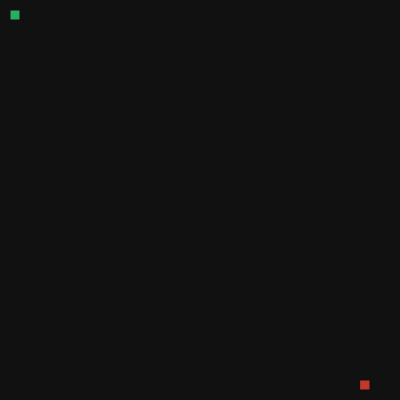
Frame 1 (no input)
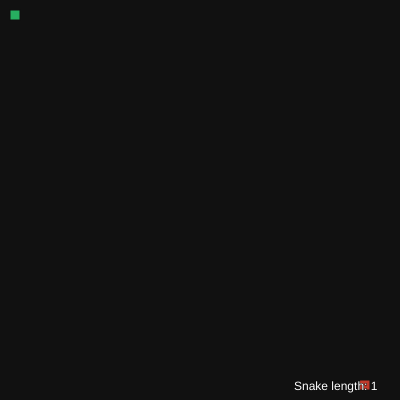
Frame 60 (no input)
Frame 120 (the mouse pressed at the canvas centre since frame 60): identical to frame 60, image omitted

The p5.js sketch that drew these frames (run headless with seeded random() and noise() and a simulated clock; from frame 60 on, the mouse is pressed at the canvas centre):

// p5.js sketch
// ── sketch.js
'use strict';

class Cell {
  constructor(x, y) {
    this.x = x
    this.y = y
    this.w = [true, true, true, true]
  }

  moveW() {
    this.y--
    if (this.y < 0) this.y = row - 1
  }

  moveA() {
    this.x--
    if (this.x < 0) this.x = col - 1
  }

  moveS() {
    this.y++
    if (this.y >= row) this.y = 0
  }

  moveD() {
    this.x++
    if (this.x >= col) this.x = 0
  }

  hiddeTop() {
    this.w[0] = false
  }

  hiddeRig() {
    this.w[1] = false
  }

  hiddeBot() {
    this.w[2] = false
  }

  hiddeLef() {
    this.w[3] = false
  }

  resetWalls() {
    this.w = [true, true, true, true]
  }

  draw() {
    let x0 = this.x * dim
    let x1 = x0 + dim
    let y0 = this.y * dim
    let y1 = y0 + dim

    noStroke()
    fill('#27ae60')
    rect(x0, y0, dim, dim)
    stroke('#111')

    if (this.w[0]) line(x0, y0, x1, y0)
    if (this.w[1]) line(x1, y0, x1, y1)
    if (this.w[2]) line(x1, y1, x0, y1)
    if (this.w[3]) line(x0, y1, x0, y0)
  }
}

class Snake {
  constructor() {
    this.spawn()
  }

  spawn() {
    this.body = [new Cell(1, 1)]
  }

  get x() {
    return this.body[0].x
  }

  get y() {
    return this.body[0].y
  }

  get length() {
    return this.body.length
  }

  colision() {
    for (let i = 1; i < this.length; i++)
      if (this.x === this.body[i].x && this.y === this.body[i].y)
        return true
    return false
  }

  isOnTop(x, y) {
    for (let cell of this.body)
      if (cell.x === x && cell.y === y)
        return true
    return false
  }

  eat() {
    for (let i = 0; i < 5; i++)
      this.body.push(new Cell(this.body[this.length - 1].x, this.body[this.length - 1].y))
  }

  updateTail() {
    for (let i = this.length - 1; i > 0; i--) {
      this.body[i].x = this.body[i - 1].x
      this.body[i].y = this.body[i - 1].y
    }
  }

  moveW() {
    this.updateTail()
    this.body[0].moveW()
  }

  moveA() {
    this.updateTail()
    this.body[0].moveA()
  }

  moveS() {
    this.updateTail()
    this.body[0].moveS()
  }

  moveD() {
    this.updateTail()
    this.body[0].moveD()
  }

  updateWalls() {
    for (let cell of this.body) cell.resetWalls()
    for (let i = 0; i < this.length - 1; i++) {
      let x = this.body[i].x - this.body[i + 1].x
      if (x === 1) {
        this.body[i].hiddeLef()
        this.body[i + 1].hiddeRig()
      } else if (x === -1) {
        this.body[i].hiddeRig()
        this.body[i + 1].hiddeLef()
      }
      let y = this.body[i].y - this.body[i + 1].y
      if (y === 1) {
        this.body[i].hiddeTop()
        this.body[i + 1].hiddeBot()
      } else if (y === -1) {
        this.body[i].hiddeBot()
        this.body[i + 1].hiddeTop()
      }
      if (x === 0 && y === 0) {
        this.body[i + 1].hiddeRig()
        this.body[i + 1].hiddeLef()
        this.body[i + 1].hiddeBot()
        this.body[i + 1].hiddeTop()
      }
    }
  }

  draw() {
    this.updateWalls()
    background('#111')
    for (let cell of this.body)
      cell.draw()
  }
}

class Apple {
  constructor() {
    this.spawn()
  }

  spawn() {
    this.x = Math.floor(Math.random() * col)
    this.y = Math.floor(Math.random() * row)
  }

  draw() {
    stroke('#111')
    fill('#c0392b')
    rect(this.x * dim, this.y * dim,  dim,  dim)
  }
}

let cnv

const row = 40
const col = 40
const dim = 10
const hei = row * dim + 1
const wid = col * dim + 1

let game = true
let ticks = 0
let snake = new Snake()
let apple = new Apple()
let keych = ''

function centerCanvas() {
  let x = (windowWidth - width) / 2
  let y = (windowHeight - height) / 2
  cnv.position(x, y)
}

function setup() {
  cnv = createCanvas(wid, hei)
  centerCanvas()
  frameRate(60)
  background(255, 0, 200)
  snake.draw()
  apple.draw()
}

function windowResized() {
  centerCanvas()
}

function draw() {
  if (game && ticks === 5) {
    if ((snake.length === 1 || keych !== 's') && (key === 'w' || key === '&')) keych = 'w'
    if ((snake.length === 1 || keych !== 'd') && (key === 'a' || key === '%')) keych = 'a'
    if ((snake.length === 1 || keych !== 'w') && (key === 's' || key === '(')) keych = 's'
    if ((snake.length === 1 || keych !== 'a') && (key === 'd' || key === "'")) keych = 'd'
    if (keych === 'w') snake.moveW()
    if (keych === 'a') snake.moveA()
    if (keych === 's') snake.moveS()
    if (keych === 'd') snake.moveD()
    if (snake.colision()) game = false
    if (game) {
      if (snake.x === apple.x && snake.y === apple.y) {
        snake.eat()
        do { apple.spawn() } while (snake.isOnTop(apple.x, apple.y))
      }
      snake.draw()
      apple.draw()
      gameInfoText()
    } else gameOverText()
    ticks = 0
  }
  ticks++
}

function keyPressed() {
  if (key === 'R') {
    snake.spawn()
    apple.spawn()
    keych = ''
    ticks = 0
    game = true
  }
}
function gameInfoText() {
  textAlign(LEFT)
  fill(255, 255, 255)
  textSize(12)
  // text('Apple coords: ' + apple.x + ', ' + apple.y, 4, 16)
  // text('Snake coords: ' + snake.x + ', ' + snake.y, 4, 32)
  text('Snake length: ' + snake.length, 294, 390)
}

function gameOverText() {
  textAlign(CENTER)
  fill(255, 255, 255)
  textSize(42)
  text('Game Over!', 200, 200)
  textSize(18)
  text('(Press \'R\' to restart)', 200, 220)
}
